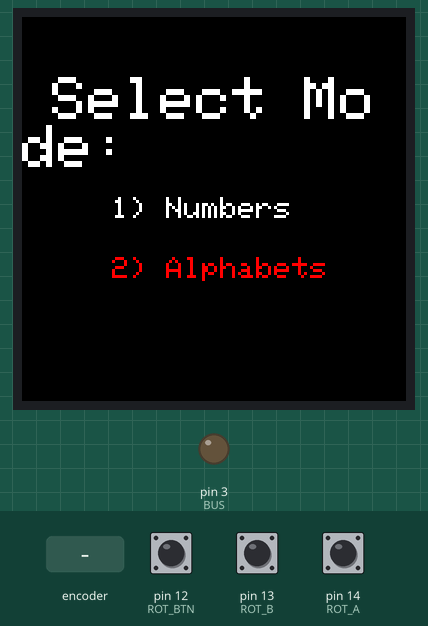
This sketch was run on a simulated Arduino Uno, built with avr-gcc and run on an emulated ATmega328P. On the bench: 128×128 colour display, output pins drawn as LEDs (lit = HIGH). The inputs (shaded band) are chosen by the test bench; at power-on: pin 12 (ROT_BTN) HIGH, pin 13 (ROT_B) HIGH, pin 14 (ROT_A) HIGH. Random numbers use the default seed unless the sketch sets one.

Above: at 1.3 s.
1.4 s: rotary encoder on pin 14 (ROT_A) / pin 13 (ROT_B) turned 1 step (first pin leading)
At 1.58 s:
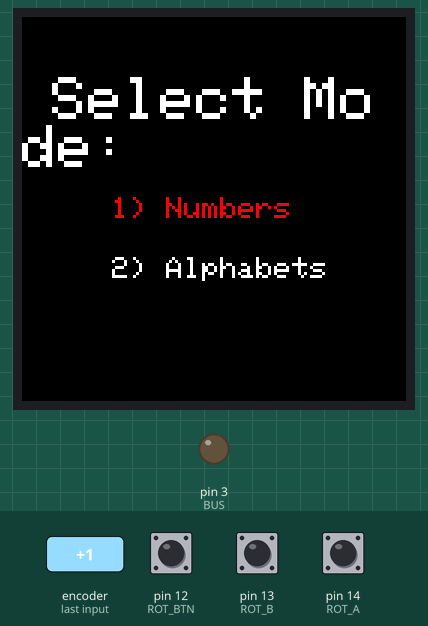
4.6 s: pin 12 (ROT_BTN) pulled LOW for 0.15 s
At 5.8 s:
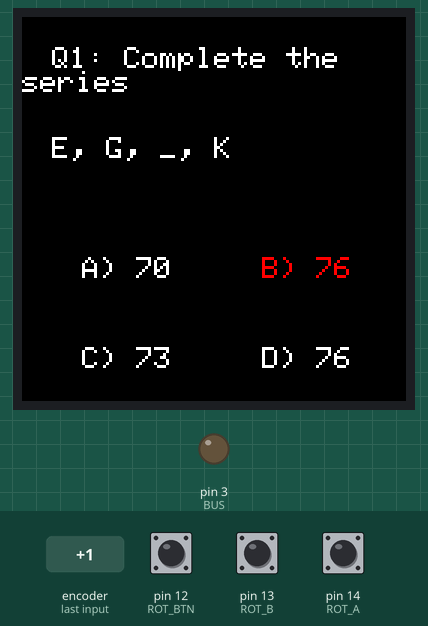
Timing chart, 0 to 7.6 s (numbered marks = the images above; inputs shaded):
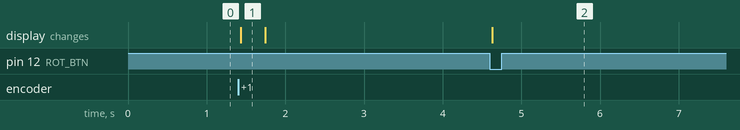

The sketch:

MEMORY_2.ino
```cpp
#include <Adafruit_GFX.h>     // Core graphics library
#include <Adafruit_ST7735.h> // Hardware-specific library for ST7735
#include <SPI.h>

// Pin Definitions
#define TFT_CS   17  // Chip select
#define TFT_RST  16  // Reset
#define TFT_DC   15  // Data/Command

#define ROT_A    14   // Rotary Encoder Pin A
#define ROT_B    13   // Rotary Encoder Pin B
#define ROT_BTN  12   // Rotary Encoder Button
#define RESTART_BTN 9 // Restart button
#define BUS      3    // Buzzer for feedback

// Initialize ST7735 Display
Adafruit_ST7735 tft = Adafruit_ST7735(TFT_CS, TFT_DC, TFT_RST);

// Game Variables
enum GameState { MODE_SELECTION, QUESTION_ASKED, GAME_OVER };
GameState gameState = MODE_SELECTION;

enum Mode { NUMBERS, ALPHABETS };
Mode gameMode = NUMBERS;

int currentOption = 0;      // Tracks the selected option
int currentQuestion = 0;    // Tracks the current question number
int score = 0;              // Player's score
bool newQuestion = true;    // Flag to generate a new question

// Encoder and Button States
int lastRotState = LOW;     // Previous state of the encoder
int lastButtonState = HIGH; // Previous state of the encoder button
int lastRestartState = HIGH; // Previous state of the restart button

// Structure for Questions
struct Question {
  String series;
  int correctAnswer; // Correct answer index (0 = A, 1 = B, etc.)
  int options[4];    // Four options
};

// Current Question
Question currentQ;

// Function to Generate Number-Based Question
void generateNumberQuestion(Question &q) {
  int start = random(1, 5) * 2;   // Random start for series
  int step = random(1, 4);        // Random step size
  int length = 4;                 // Series length
  int missingIndex = random(0, length); // Index of the missing element

  // Generate the series
  q.series = "";
  for (int i = 0; i < length; i++) {
    if (i == missingIndex) {
      q.series += "_";
    } else {
      q.series += String(start + i * step);
    }
    if (i < length - 1) q.series += ", ";
  }

  // Correct answer
  q.correctAnswer = random(0, 4);
  q.options[q.correctAnswer] = start + missingIndex * step;

  // Generate random incorrect options
  for (int i = 0; i < 4; i++) {
    if (i == q.correctAnswer) continue;
    q.options[i] = q.options[q.correctAnswer] + random(-5, 6);
    while (q.options[i] == q.options[q.correctAnswer]) {
      q.options[i] = q.options[q.correctAnswer] + random(-5, 6);
    }
  }
}

// Function to Generate Alphabet-Based Question
void generateAlphabetQuestion(Question &q) {
  char start = 'A' + random(0, 10);   // Random start for series
  int step = random(1, 3);           // Random step size
  int length = 4;                    // Series length
  int missingIndex = random(0, length); // Index of the missing element

  // Generate the series
  q.series = "";
  for (int i = 0; i < length; i++) {
    if (i == missingIndex) {
      q.series += "_";
    } else {
      q.series += char(start + i * step);
    }
    if (i < length - 1) q.series += ", ";
  }

  // Correct answer
  q.correctAnswer = random(0, 4);
  q.options[q.correctAnswer] = start + missingIndex * step;

  // Generate random incorrect options
  for (int i = 0; i < 4; i++) {
    if (i == q.correctAnswer) continue;
    q.options[i] = q.options[q.correctAnswer] + random(-3, 4);
    while (q.options[i] == q.options[q.correctAnswer]) {
      q.options[i] = q.options[q.correctAnswer] + random(-3, 4);
    }
  }
}

// Function to Display Question
void displayQuestion(Question &q) {
  tft.fillScreen(ST7735_BLACK);
  tft.setTextColor(ST7735_WHITE);
  tft.setTextSize(1);

  // Display the Question Number and Series
  tft.setCursor(10, 10);
  tft.print("Q");
  tft.print(currentQuestion + 1);
  tft.print(": Complete the \nseries");

  tft.setCursor(10, 40);
  tft.print(q.series);

  // Display Options in 2x2 Matrix
  int optionX[2] = {20, 80}; // X-coordinates for the two columns
  int optionY[2] = {80, 110}; // Y-coordinates for the two rows
  char labels[4] = {'A', 'B', 'C', 'D'}; // Option labels

  for (int i = 0; i < 4; i++) {
    int col = i % 2; // Column index (0 or 1)
    int row = i / 2; // Row index (0 or 1)

    if (i == currentOption) {
      tft.setTextColor(ST7735_RED); // Highlight selected option
    } else {
      tft.setTextColor(ST7735_WHITE);
    }

    tft.setCursor(optionX[col], optionY[row]);
    tft.print(labels[i]); // Print the label (A, B, C, D)
    tft.print(") ");
    tft.print(q.options[i]); // Print the option value
  }
}

// Function to Display Mode Selection
void displayModeSelection() {
  tft.fillScreen(ST7735_BLACK);
  tft.setTextColor(ST7735_WHITE);
  tft.setTextSize(2);

  tft.setCursor(10, 20);
  tft.print("Select Mode:");

  tft.setTextSize(1);
  if (currentOption == 0) {
    tft.setTextColor(ST7735_RED);
  } else {
    tft.setTextColor(ST7735_WHITE);
  }
  tft.setCursor(30, 60);
  tft.print("1) Numbers");

  if (currentOption == 1) {
    tft.setTextColor(ST7735_RED);
  } else {
    tft.setTextColor(ST7735_WHITE);
  }
  tft.setCursor(30, 80);
  tft.print("2) Alphabets");
}

// Main Setup Function
void setup() {
  tft.initR(INITR_144GREENTAB); // Initialize display
  tft.setRotation(1);

  pinMode(ROT_A, INPUT_PULLUP);
  pinMode(ROT_B, INPUT_PULLUP);
  pinMode(ROT_BTN, INPUT_PULLUP);
  pinMode(RESTART_BTN, INPUT_PULLUP);
  pinMode(BUS, OUTPUT);

  randomSeed(analogRead(0)); // Seed random number generator
  tft.fillScreen(ST7735_BLACK);
}

// Main Loop
void loop() {
  if (gameState == MODE_SELECTION) {
    displayModeSelection();

    int currentRotState = digitalRead(ROT_A);
    if (currentRotState != lastRotState) {
      if (digitalRead(ROT_B) != currentRotState) {
        currentOption = (currentOption + 1) % 2;
      } else {
        currentOption = (currentOption - 1 + 2) % 2;
      }
      displayModeSelection();
    }
    lastRotState = currentRotState;

    if (digitalRead(ROT_BTN) == LOW) {
      gameMode = (currentOption == 0) ? NUMBERS : ALPHABETS;
      gameState = QUESTION_ASKED;
      newQuestion = true;
    }
  } else if (gameState == QUESTION_ASKED && newQuestion) {
    if (gameMode == NUMBERS) {
      generateNumberQuestion(currentQ);
    } else {
      generateAlphabetQuestion(currentQ);
    }
    displayQuestion(currentQ);
    newQuestion = false;
  }
}
```
